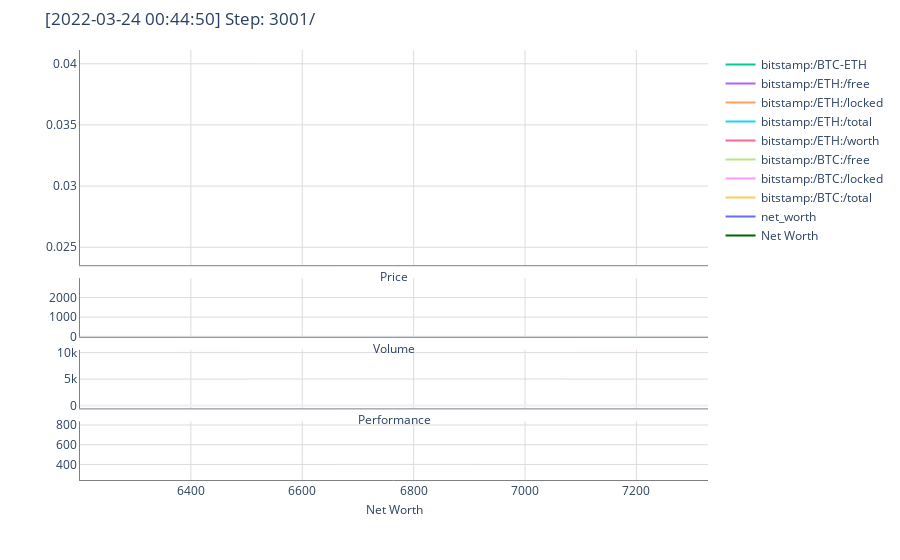

This figure's notebook cell:
### Code cell
env.env.render()

### Figure 1 — Plotly figure (JSON) as saved in the notebook; plotly's stock layout.template omitted (floating-point values rounded to 4 significant figures; data arrays with more than 128 entries replaced by an {"elided": "..."} marker saying what was removed)
{"data": [{"close": {"elided": "3001 float values"}, "high": {"elided": "3001 float values"}, "low": {"elided": "3001 float values"}, "name": "Price", "open": {"elided": "3001 float values"}, "showlegend": false, "type": "candlestick", "uid": "0b032b7f-2e97-498b-a283-609b0948e715", "xaxis": "x", "yaxis": "y"}, {"marker": {"color": "DodgerBlue"}, "name": "Volume", "showlegend": false, "type": "bar", "uid": "57b1e06c-6cb7-4e15-96fb-0ddde06d3842", "xaxis": "x2", "y": {"elided": "3001 int values"}, "yaxis": "y2"}, {"mode": "lines", "name": "bitstamp:/BTC-ETH", "type": "scatter", "uid": "0130ae06-e09a-45a5-8ed2-229b06436a0f", "xaxis": "x3", "y": {"elided": "3001 float values"}, "yaxis": "y3"}, {"mode": "lines", "name": "bitstamp:/ETH:/free", "type": "scatter", "uid": "e2115c85-d719-4f15-af92-2ce8f4ae2f05", "xaxis": "x3", "y": {"elided": "3001 int values"}, "yaxis": "y3"}, {"mode": "lines", "name": "bitstamp:/ETH:/locked", "type": "scatter", "uid": "b8793aeb-ac10-4a17-85f7-0bcbdfba72bd", "xaxis": "x3", "y": {"elided": "3001 int values"}, "yaxis": "y3"}, {"mode": "lines", "name": "bitstamp:/ETH:/total", "type": "scatter", "uid": "8896c628-1213-4040-a936-9a22f86bf763", "xaxis": "x3", "y": {"elided": "3001 int values"}, "yaxis": "y3"}, {"mode": "lines", "name": "bitstamp:/ETH:/worth", "type": "scatter", "uid": "cdca58b2-cd40-43d6-bc3e-1e4dbe941e76", "xaxis": "x3", "y": {"elided": "3001 float values"}, "yaxis": "y3"}, {"mode": "lines", "name": "bitstamp:/BTC:/free", "type": "scatter", "uid": "2725d8ce-5dec-49f9-9847-81c6ac714ca6", "xaxis": "x3", "y": {"elided": "3001 int values"}, "yaxis": "y3"}, {"mode": "lines", "name": "bitstamp:/BTC:/locked", "type": "scatter", "uid": "d4434a9b-9d80-47cc-8f09-cb9e21d4ea56", "xaxis": "x3", "y": {"elided": "3001 int values"}, "yaxis": "y3"}, {"mode": "lines", "name": "bitstamp:/BTC:/total", "type": "scatter", "uid": "7a3cd73a-df78-4348-8a34-3a762816032a", "xaxis": "x3", "y": {"elided": "3001 int values"}, "yaxis": "y3"}, {"mode": "lines", "name": "net_worth", "type": "scatter", "uid": "2aa4cd8f-22d2-48e8-8254-1bcdbfaf309b", "xaxis": "x3", "y": {"elided": "3001 float values"}, "yaxis": "y3"}, {"marker": {"color": "DarkGreen"}, "mode": "lines", "name": "Net Worth", "type": "scatter", "uid": "512bb5d1-240b-464b-8429-c73186446989", "xaxis": "x4", "y": {"elided": "3001 float values"}, "yaxis": "y4"}], "layout": {"autosize": true, "margin": {"t": 50}, "title": {"text": "[2022-03-24 00:44:50] Step: 3001/"}, "xaxis": {"anchor": "y", "domain": [0, 1], "gridcolor": "Gainsboro", "linecolor": "Grey", "matches": "x4", "range": [6201.0, 7329.0], "rangeslider": {"visible": false, "yaxis": {}}, "showticklabels": false, "title": {"font": {"size": 12}, "standoff": 7, "text": "Price"}}, "xaxis2": {"anchor": "y2", "domain": [0, 1], "gridcolor": "Gainsboro", "linecolor": "Grey", "matches": "x4", "range": [6201.0, 7329.0], "showticklabels": false, "title": {"font": {"size": 12}, "standoff": 7, "text": "Volume"}}, "xaxis3": {"anchor": "y3", "domain": [0, 1], "gridcolor": "Gainsboro", "linecolor": "Grey", "matches": "x4", "range": [6201.0, 7329.0], "showticklabels": false, "title": {"font": {"size": 12}, "standoff": 7, "text": "Performance"}}, "xaxis4": {"anchor": "y4", "domain": [0, 1], "gridcolor": "Gainsboro", "linecolor": "Grey", "range": [6201.0, 7329.0], "title": {"font": {"size": 12}, "standoff": 7, "text": "Net Worth"}}, "yaxis": {"anchor": "x", "domain": [0.4995, 1], "gridcolor": "Gainsboro", "linecolor": "Grey", "range": [0.02353, 0.04113]}, "yaxis2": {"anchor": "x2", "autorange": true, "domain": [0.333, 0.4695], "gridcolor": "Gainsboro", "linecolor": "Grey", "range": [0, 2992.0], "type": "linear"}, "yaxis3": {"anchor": "x3", "autorange": true, "domain": [0.1665, 0.303], "gridcolor": "Gainsboro", "linecolor": "Grey", "range": [-555.6, 10560.0], "type": "linear"}, "yaxis4": {"anchor": "x4", "autorange": true, "domain": [0, 0.1365], "gridcolor": "Gainsboro", "linecolor": "Grey", "range": [242.6, 837.2], "type": "linear"}}}
